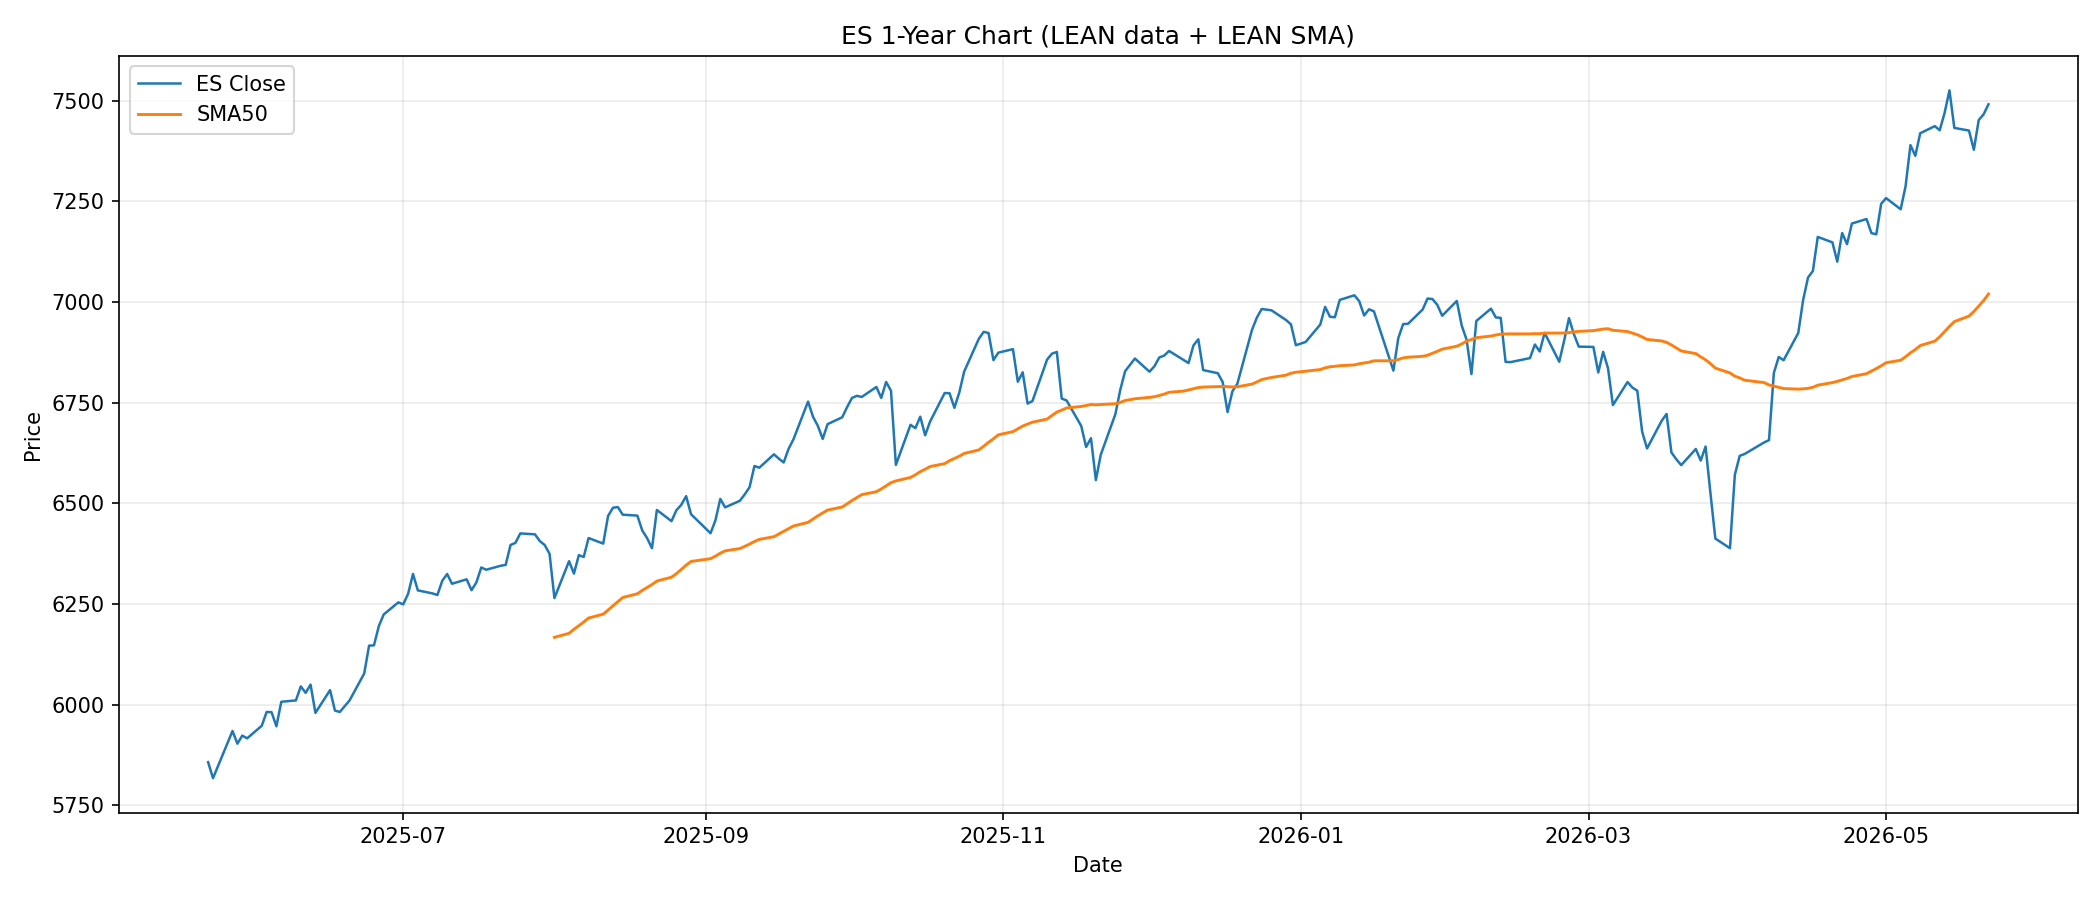

This figure's Python source:
#!/usr/bin/env python3
"""Create a 1-year ES chart using LEAN charting classes.

Outputs (in current working directory):
- es_1y_lean_chart.json
- es_1y_lean_chart.png
- es_1y_lean_chart_data.csv
"""

from __future__ import annotations

import argparse
import json
import runpy
from pathlib import Path

import pandas as pd


def parse_args() -> argparse.Namespace:
    parser = argparse.ArgumentParser(description="Build 1-year ES chart with LEAN charting")
    parser.add_argument("--host", default="localhost")
    parser.add_argument("--port", type=int, default=9000)
    parser.add_argument("--database", default="market")
    parser.add_argument("--symbol", default="es")
    parser.add_argument("--timeframe", default="1d")
    parser.add_argument("--sma", type=int, default=50)
    return parser.parse_args()


def bootstrap_lean(repo_root: Path) -> None:
    start_py = repo_root / "Research" / "start.py"
    if not start_py.exists():
        raise FileNotFoundError(f"LEAN bootstrap file not found: {start_py}")
    runpy.run_path(str(start_py), run_name="__main__")


def load_es_bars(host: str, port: int, database: str, symbol: str, timeframe: str) -> pd.DataFrame:
    from clickhouse_driver import Client

    client = Client(host=host, port=port, database=database)
    sql = """
        SELECT
            mb.timestamp AS ts,
            mb.open,
            mb.high,
            mb.low,
            mb.close,
            mb.volume
        FROM market_bars mb
        INNER JOIN instruments i ON i.instrument_id = mb.instrument_id
        INNER JOIN timeframes tf ON tf.timeframe_id = mb.timeframe_id
        WHERE i.symbol = %(symbol)s
          AND tf.label = %(timeframe)s
        ORDER BY mb.timestamp ASC
    """
    rows = client.execute(sql, {"symbol": symbol, "timeframe": timeframe})
    if not rows:
        return pd.DataFrame(columns=["ts", "open", "high", "low", "close", "volume"])

    df = pd.DataFrame(rows, columns=["ts", "open", "high", "low", "close", "volume"])
    df["ts"] = pd.to_datetime(df["ts"], utc=True, errors="coerce")
    df = df.dropna(subset=["ts", "close"]).drop_duplicates(subset=["ts"]).sort_values("ts")

    end_ts = df["ts"].iloc[-1]
    start_ts = end_ts - pd.Timedelta(days=365)
    df = df[df["ts"] >= start_ts].copy()
    df.reset_index(drop=True, inplace=True)
    return df


def build_lean_chart(df: pd.DataFrame, sma_period: int):
    from QuantConnect import CandlestickSeries, Chart, Series, SeriesType
    from QuantConnect.Indicators import IndicatorDataPoint, SimpleMovingAverage

    chart = Chart("ES 1Y")
    candles = CandlestickSeries("ES", 0, "$")
    sma_series = Series(f"SMA{sma_period}", SeriesType.Line, 0, "$")
    chart.AddSeries(candles)
    chart.AddSeries(sma_series)

    sma = SimpleMovingAverage(sma_period)
    sma_values = []

    for row in df.itertuples(index=False):
        ts = row.ts.to_pydatetime().replace(tzinfo=None)
        o = float(row.open)
        h = float(row.high)
        l = float(row.low)
        c = float(row.close)

        candles.AddPoint(ts, o, h, l, c)
        sma.Update(IndicatorDataPoint(ts, c))
        if sma.IsReady:
            sma_v = float(sma.Current.Value)
            sma_series.AddPoint(ts, sma_v)
            sma_values.append(sma_v)
        else:
            sma_values.append(float("nan"))

    candles_payload = []
    for p in candles.Values:
        candles_payload.append(
            {
                "x": int(p.LongTime),
                "open": float(p.Open) if p.Open is not None else None,
                "high": float(p.High) if p.High is not None else None,
                "low": float(p.Low) if p.Low is not None else None,
                "close": float(p.Close) if p.Close is not None else None,
            }
        )

    sma_payload = []
    for p in sma_series.Values:
        sma_payload.append(
            {
                "x": int(p.x),
                "y": float(p.y) if p.y is not None else None,
            }
        )

    payload = {
        "chartName": "ES 1Y",
        "bars": int(len(df)),
        "start": df["ts"].iloc[0].isoformat(),
        "end": df["ts"].iloc[-1].isoformat(),
        "series": {
            "ES": {
                "type": "Candle",
                "points": candles_payload,
            },
            f"SMA{sma_period}": {
                "type": "Line",
                "points": sma_payload,
            },
        },
    }
    chart_json = json.dumps(payload, indent=2)
    return chart_json, sma_values


def save_png(df: pd.DataFrame, sma_values: list[float], out_path: Path, sma_period: int) -> None:
    import matplotlib.pyplot as plt

    fig, ax = plt.subplots(figsize=(14, 6))
    ax.plot(df["ts"], df["close"], label="ES Close", linewidth=1.2)
    ax.plot(df["ts"], sma_values, label=f"SMA{sma_period}", linewidth=1.4)
    ax.set_title("ES 1-Year Chart (LEAN data + LEAN SMA)")
    ax.set_xlabel("Date")
    ax.set_ylabel("Price")
    ax.grid(alpha=0.25)
    ax.legend(loc="best")
    fig.tight_layout()
    fig.savefig(out_path, dpi=150)
    plt.close(fig)


def main() -> int:
    args = parse_args()
    repo_root = Path(__file__).resolve().parent

    try:
        bootstrap_lean(repo_root)
    except Exception as exc:
        print(f"LEAN bootstrap failed: {exc}")
        return 2

    try:
        df = load_es_bars(args.host, args.port, args.database, args.symbol, args.timeframe)
    except Exception as exc:
        print(f"ClickHouse read failed: {exc}")
        return 3

    if df.empty:
        print("No data returned for requested symbol/timeframe")
        return 4

    try:
        chart_json, sma_values = build_lean_chart(df, args.sma)
    except Exception as exc:
        print(f"LEAN chart creation failed: {exc}")
        return 5

    out_dir = Path.cwd()
    json_path = out_dir / "es_1y_lean_chart.json"
    png_path = out_dir / "es_1y_lean_chart.png"
    csv_path = out_dir / "es_1y_lean_chart_data.csv"

    json_path.write_text(chart_json, encoding="utf-8")
    df_out = df.copy()
    df_out[f"sma_{args.sma}"] = sma_values
    df_out.to_csv(csv_path, index=False)

    try:
        save_png(df_out, sma_values, png_path, args.sma)
    except Exception as exc:
        print(f"PNG export warning: {exc}")

    print("Created LEAN chart artifacts:")
    print(f"- {json_path}")
    print(f"- {png_path}")
    print(f"- {csv_path}")
    print(f"Bars: {len(df_out)}")
    print(f"Range: {df_out['ts'].iloc[0].isoformat()} -> {df_out['ts'].iloc[-1].isoformat()}")
    return 0


if __name__ == "__main__":
    raise SystemExit(main())
